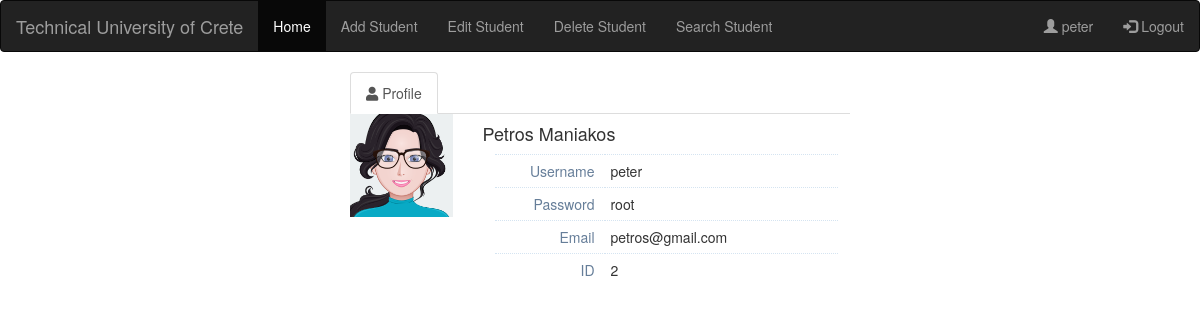
Page /web_app/php/profile.php (signed in) on the committed database.
### tables this page shows
CREATE TABLE `Teachers` (
  `ID` varchar(30) NOT NULL,
  `NAME` varchar(30) NOT NULL,
  `SURNAME` varchar(30) NOT NULL,
  `USERNAME` varchar(30) NOT NULL,
  `PASSWORD` varchar(30) NOT NULL,
  `EMAIL` varchar(30) NOT NULL
);

### web_app/php/profile.php (the view, shortened to what this page needs)
<?php
    $host = 'db';
    $username = 'devuser';
    $password = 'devpass';
    $myDb = 'student_db';
    $db = mysqli_connect($host, $username, $password, $myDb);
    $stmt = $db->prepare('SELECT PASSWORD, EMAIL, NAME, SURNAME FROM Teachers WHERE ID = ?');
    $stmt->bind_param('i', $_SESSION['id']);
    $stmt->execute();
    $stmt->bind_result($password, $email, $name, $surname);
?>
<!DOCTYPE html>
<html>
	<head>
		<link rel="stylesheet" href="https://use.fontawesome.com/releases/v5.7.1/css/all.css">
		<link rel="stylesheet" href="https://maxcdn.bootstrapcdn.com/bootstrap/3.4.0/css/bootstrap.min.css">
		<link rel="stylesheet" href="css/profile.css">
	</head>
	<body class="loggedin">
		<nav class="navbar navbar-inverse">
			<div class="container-fluid">
				<div class="navbar-header">
					<a class="navbar-brand" href="#">Technical University of Crete</a>
				</div>
				<ul class="nav navbar-nav">
					<li class="active"><a href="Teachers.php">Home</a></li>
					<li><a href="formAddStudent.php">Add Student</a></li>
					<li><a href="formEditStudent.php">Edit Student</a></li>
					<li><a href="formDeleteStudent.php">Delete Student</a></li>
					<li><a href="formSearchStudents.php">Search Student</a></li>
				</ul>
					<ul class="nav navbar-nav navbar-right">
					<li><a href="profile.php"><span class="glyphicon glyphicon-user"></span> <?=$_SESSION['name']?></a></li>
					<li><a href="logout.php"><span class="glyphicon glyphicon-log-in"></span> Logout</a></li>
				</ul>
			</div>
		</nav>
		<div id="user-profile-2" class="user-profile " style="max-width: 500px; max-height: 500px;  width: 50%; margin: 0 auto;">
		<div class="tabbable">
			<ul class="nav nav-tabs padding-18">
				<li class="active">
					<a data-toggle="tab" href="#home">
						<i class="green ace-icon fa fa-user bigger-120"></i>
						Profile
					</a>
				</li>
			</ul>
			<div class="tab-content no-border padding-24" >
				<div id="home" class="tab-pane in active"  style="max-width: 500px; max-height: 500px;">
					<div class="row" >
						<div class="col-xs-12 col-sm-3 ">
							<span class="profile-picture">
								<img class="editable img-responsive" alt=" Avatar" id="avatar2" src="images/myavatar.png">
							</span>
						</div>
						<div class="col-xs-12 col-sm-9">
							<h4 class="blue">
								<span class="middle"><?=$name?> <?=$surname?></span>
								<span class="label label-purple arrowed-in-right">
									<i class="ace-icon fa fa-circle smaller-80 align-middle"></i>
								</span>
							</h4>
							<div class="profile-user-info">
								<div class="profile-info-row">
									<div class="profile-info-name"> Username </div>
									<div class="profile-info-value">
										<span><?=$_SESSION['name']?></span>
									</div>
								</div>
								<div class="profile-info-row">
									<div class="profile-info-name"> Password </div>
									<div class="profile-info-value">
										<span><?=$password?></span>
									</div>
								</div>
								<div class="profile-info-row">
									<div class="profile-info-name"> Email </div>
									<div class="profile-info-value">
										<span><?=$email?></span>
									</div>
								</div>
								<div class="profile-info-row">
									<div class="profile-info-name"> ID </div>
									<div class="profile-info-value">
										<span><?=$_SESSION['id']?></span>
									</div>
								</div>
							</div>
						</div>
					</div>
				</div>
			</div>
		</div>
	</div>
	</body>
</html>

### web_app/php/css/profile.css (style rules this page uses)
.profile-user-info { display: table; width: 98%; width: calc(100% - 24px); margin: 0 auto }
.profile-info-row { display: table-row }
.profile-info-name, .profile-info-value { display: table-cell; border-top: 1px dotted #D5E4F1 }
.profile-info-name { text-align: right; padding: 6px 10px 6px 4px; font-weight: 400; color: #667E99; background-color: transparent; width: 110px; vertical-align: middle }
.profile-info-value { padding: 6px 4px 6px 6px }

### rows in the picture
teachers: NAME "Petros", SURNAME "Maniakos", PASSWORD "root", EMAIL "petros@gmail.com"

### other values in the picture
$_SESSION['name'] "peter"
$_SESSION['id'] "2"
